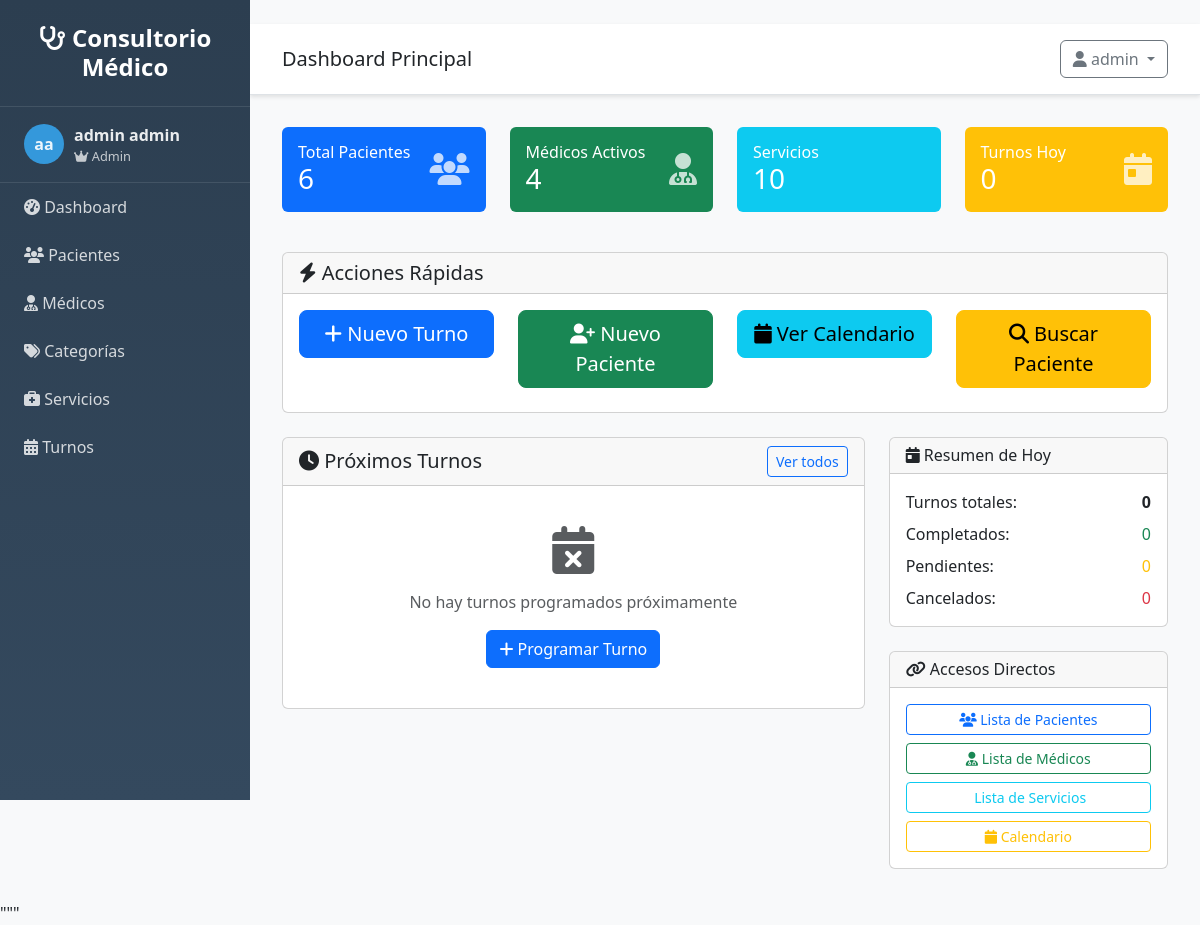
/dashboard (signed in), run on an earlier commit of the app's database.
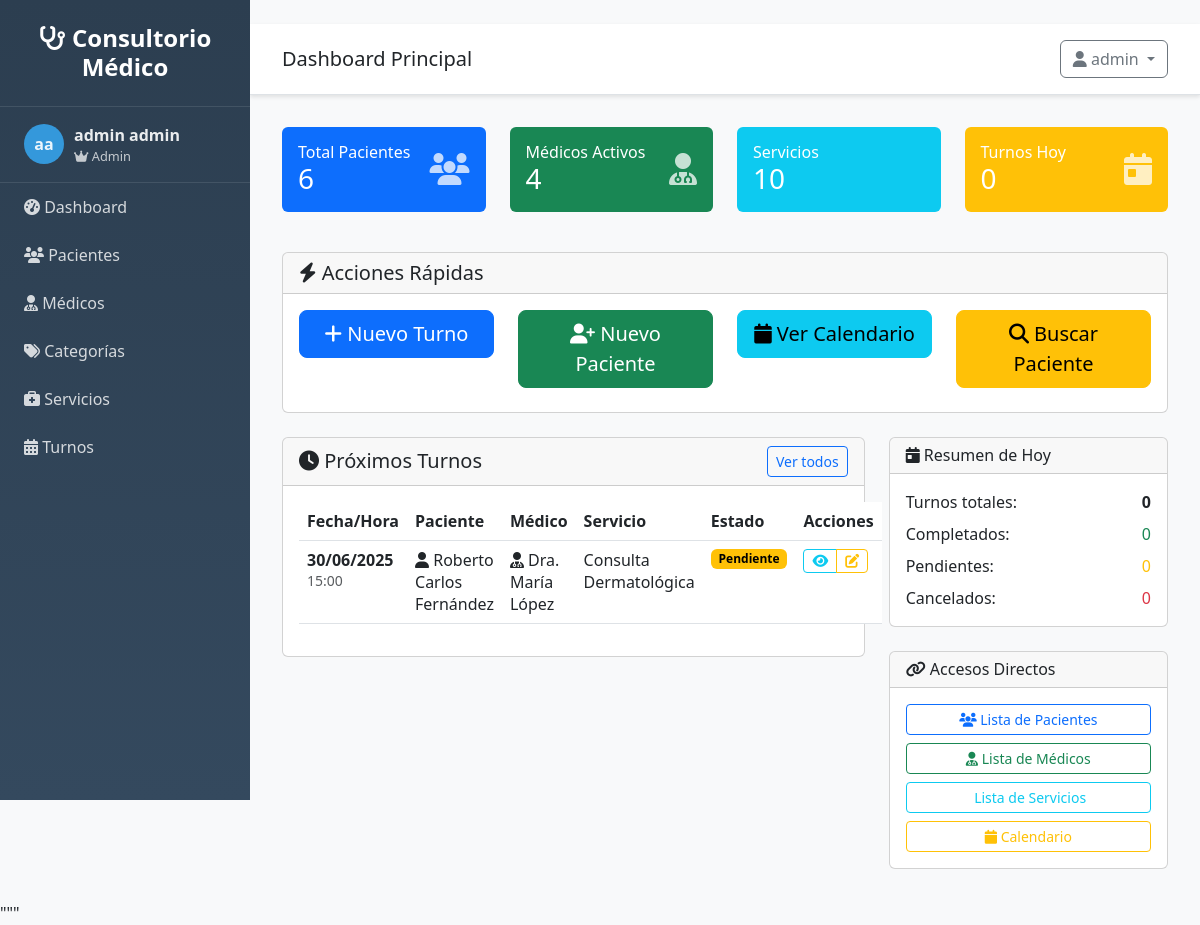
And on a later commit of the database.
### src/models/turno.py (models this page shows, shortened)
class Turno(db.Model):
    __tablename__ = 'turnos'
    id = db.Column(db.Integer, primary_key=True)
    fecha = db.Column(db.Date, nullable=False)
    hora = db.Column(db.Time, nullable=False)
    estado = db.Column(db.String(20), default='pendiente')  # pendiente, confirmado, completado, cancelado
    observaciones = db.Column(db.Text, nullable=True)
    precio_final = db.Column(db.Numeric(10, 2), nullable=True)
    fecha_creacion = db.Column(db.DateTime, default=datetime.utcnow)
    cliente_id = db.Column(db.Integer, db.ForeignKey('clientes.id'), nullable=False)
    profesional_id = db.Column(db.Integer, db.ForeignKey('profesionales.id'), nullable=False)
    servicio_id = db.Column(db.Integer, db.ForeignKey('servicios.id'), nullable=False)

### src/models/cliente.py (models this page shows, shortened)
class Cliente(db.Model):
    __tablename__ = 'clientes'
    id = db.Column(db.Integer, primary_key=True)
    nombre = db.Column(db.String(100), nullable=False)
    apellido = db.Column(db.String(100), nullable=False)
    telefono = db.Column(db.String(20), nullable=True)
    email = db.Column(db.String(120), nullable=True)
    fecha_creacion = db.Column(db.DateTime, default=datetime.utcnow)
    activo = db.Column(db.Boolean, default=True)
    turnos = db.relationship('Turno', backref='cliente', lazy=True)
    @property
    def nombre_completo(self):
        return f"{self.nombre} {self.apellido}"

### src/models/profesional.py (models this page shows, shortened)
class Profesional(db.Model):
    __tablename__ = 'profesionales'
    id = db.Column(db.Integer, primary_key=True)
    nombre = db.Column(db.String(100), nullable=False)
    apellido = db.Column(db.String(100), nullable=False)
    telefono = db.Column(db.String(20), nullable=True)
    email = db.Column(db.String(120), nullable=True)
    especialidad = db.Column(db.String(100), nullable=True)
    activo = db.Column(db.Boolean, default=True)
    fecha_creacion = db.Column(db.DateTime, default=datetime.utcnow)
    turnos = db.relationship('Turno', backref='profesional', lazy=True)
    @property
    def nombre_completo(self):
        return f"{self.nombre} {self.apellido}"

### src/models/servicio.py (models this page shows, shortened)
class Servicio(db.Model):
    __tablename__ = 'servicios'
    id = db.Column(db.Integer, primary_key=True)
    nombre = db.Column(db.String(100), nullable=False)
    descripcion = db.Column(db.Text, nullable=True)
    precio = db.Column(db.Numeric(10, 2), nullable=False, default=0.00)
    duracion = db.Column(db.Integer, nullable=False, default=60)  # duración en minutos
    activo = db.Column(db.Boolean, default=True)
    fecha_creacion = db.Column(db.DateTime, default=datetime.utcnow)
    categoria_id = db.Column(db.Integer, db.ForeignKey('categorias.id'), nullable=True)
    turnos = db.relationship('Turno', backref='servicio', lazy=True)

### src/routes/main.py (the view)
@main_bp.route('/dashboard')
@login_required
def index():
    try:
        from src.models import Cliente, Turno, Profesional, Servicio
        total_clientes = Cliente.query.filter_by(activo=True).count()
        total_profesionales = Profesional.query.filter_by(activo=True).count()
        total_servicios = Servicio.query.filter_by(activo=True).count()
        hoy = date.today()
        turnos_hoy = Turno.query.filter_by(fecha=hoy).count()
        proximos_turnos = Turno.query.filter(
            Turno.fecha >= hoy,
            Turno.estado.in_(['pendiente', 'confirmado'])
        ).order_by(Turno.fecha, Turno.hora).limit(5).all()
    except Exception as e:
        print(f"Error cargando datos del dashboard: {e}")
        total_clientes = 0
        total_profesionales = 0
        total_servicios = 0
        turnos_hoy = 0
        proximos_turnos = []
    return render_template('dashboard.html',
                         total_clientes=total_clientes,
                         total_profesionales=total_profesionales,
                         total_servicios=total_servicios,
                         turnos_hoy=turnos_hoy,
                         proximos_turnos=proximos_turnos,
                         usuario=current_user)

### src/app.py (called while the page is built)
def create_app(config=None):
    app = Flask(__name__,
                template_folder='../templates',
                static_folder='../static')
    if config:
        app.config.update(config)
    else:
        app.config.from_object(Config)
    init_db(app)
    init_auth(app)
    @app.context_processor
    def inject_user():
        from flask_login import current_user
        return dict(
            current_user=current_user,
            today=date.today(),
            now=datetime.now()
        )
    register_blueprints(app)
    register_template_filters(app)
    register_error_handlers(app)
    @app.route('/')
    def root():
        if current_user.is_authenticated:
            return redirect(url_for('main.index'))
        return redirect(url_for('auth.login'))
    return app

### src/auth.py (called while the page is built)
@login_manager.user_loader
def load_user(user_id):
    try:
        from src.models.usuario import Usuario
        return Usuario.query.get(int(user_id))
    except:
        return None

### src/models/usuario.py (called while the page is built)
    @property
    def nombre_completo(self):
        return f"{self.nombre} {self.apellido}"

    def is_admin(self):
        return self.rol == 'admin'

### templates/dashboard.html (shortened to what the changed rows need)
{% extends "base.html" %}
{% block content %}
<div class="row">
    <div class="col-md-8 mb-4">
        <div class="card">
            <div class="card-body">
                {% if proximos_turnos %}
                    <div class="table-responsive">
                        <table class="table table-hover">
                            <thead>
                                <tr>
                                    <th>Fecha/Hora</th>
                                    <th>Paciente</th>
                                    <th>Médico</th>
                                    <th>Servicio</th>
                                    <th>Estado</th>
                                    <th>Acciones</th>
                                </tr>
                            </thead>
                            <tbody>
                                {% for turno in proximos_turnos %}
                                <tr>
                                    <td>
                                        <strong>{{ turno.fecha.strftime('%d/%m/%Y') }}</strong><br>
                                        <small class="text-muted">{{ turno.hora.strftime('%H:%M') }}</small>
                                    </td>
                                    <td>
                                        <i class="fas fa-user"></i>
                                        {{ turno.cliente.nombre_completo }}
                                    </td>
                                    <td>
                                        <i class="fas fa-user-md"></i>
                                        {{ turno.profesional.nombre_completo }}
                                    </td>
                                    <td>{{ turno.servicio.nombre }}</td>
                                    <td>
                                        <span class="badge status-{{ turno.estado }}">
                                            {{ turno.estado|title }}
                                        </span>
                                    </td>
                                    <td>
                                        <div class="btn-group btn-group-sm">
                                            <a href="{{ url_for('turnos.detalle', id=turno.id) }}"
                                               class="btn btn-outline-info" title="Ver detalle">
                                                <i class="fas fa-eye"></i>
                                            </a>
                                            <a href="{{ url_for('turnos.editar', id=turno.id) }}"
                                               class="btn btn-outline-warning" title="Editar">
                                                <i class="fas fa-edit"></i>
                                            </a>
                                        </div>
                                    </td>
                                </tr>
                                {% endfor %}
                            </tbody>
                        </table>
                    </div>
                {% else %}
                    <div class="text-center py-4 text-muted">
                        <i class="fas fa-calendar-times fa-3x mb-3"></i>
                        <p>No hay turnos programados próximamente</p>
                        <a href="{{ url_for('turnos.nuevo') }}" class="btn btn-primary">
                            <i class="fas fa-plus"></i> Programar Turno
                        </a>
                    </div>
                {% endif %}
            </div>
        </div>
    </div>
</div>
{% endblock %}

What changed in the data, as far as the page shows it:
added Turno: fecha "30/06/2025", hora "15:00", cliente.nombre_completo "Roberto Carlos Fernández", profesional.nombre_completo "Dra. María López", servicio.nombre "Consulta Dermatológica", estado "Pendiente"
Also different on the page:
text no longer shown: "No hay turnos programados próximamente Programar Turno"
text now shown: "Fecha/Hora Paciente Médico Servicio Estado Acciones"
